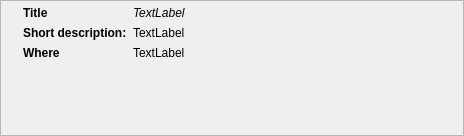
<?xml version="1.0" encoding="UTF-8"?>
<ui version="4.0">
 <class>MiniMovie</class>
 <widget class="QFrame" name="MiniMovie">
  <property name="geometry">
   <rect>
    <x>0</x>
    <y>0</y>
    <width>464</width>
    <height>136</height>
   </rect>
  </property>
  <property name="windowTitle">
   <string>Form</string>
  </property>
  <property name="frameShape">
   <enum>QFrame::StyledPanel</enum>
  </property>
  <property name="frameShadow">
   <enum>QFrame::Raised</enum>
  </property>
  <layout class="QHBoxLayout" name="horizontalLayout">
   <property name="leftMargin">
    <number>9</number>
   </property>
   <property name="topMargin">
    <number>5</number>
   </property>
   <property name="bottomMargin">
    <number>5</number>
   </property>
   <item>
    <widget class="QLabel" name="imageLabel">
     <property name="sizePolicy">
      <sizepolicy hsizetype="Minimum" vsizetype="Preferred">
       <horstretch>0</horstretch>
       <verstretch>0</verstretch>
      </sizepolicy>
     </property>
     <property name="text">
      <string/>
     </property>
    </widget>
   </item>
   <item>
    <layout class="QFormLayout" name="formLayout">
     <property name="fieldGrowthPolicy">
      <enum>QFormLayout::ExpandingFieldsGrow</enum>
     </property>
     <item row="0" column="0">
      <widget class="QLabel" name="label_5">
       <property name="font">
        <font>
         <weight>75</weight>
         <bold>true</bold>
        </font>
       </property>
       <property name="text">
        <string>Title</string>
       </property>
      </widget>
     </item>
     <item row="0" column="1">
      <widget class="QLabel" name="titleLabel">
       <property name="sizePolicy">
        <sizepolicy hsizetype="MinimumExpanding" vsizetype="Preferred">
         <horstretch>0</horstretch>
         <verstretch>0</verstretch>
        </sizepolicy>
       </property>
       <property name="font">
        <font>
         <weight>50</weight>
         <italic>true</italic>
         <bold>false</bold>
        </font>
       </property>
       <property name="text">
        <string>TextLabel</string>
       </property>
       <property name="wordWrap">
        <bool>true</bool>
       </property>
      </widget>
     </item>
     <item row="1" column="0">
      <widget class="QLabel" name="label_8">
       <property name="font">
        <font>
         <weight>75</weight>
         <bold>true</bold>
        </font>
       </property>
       <property name="text">
        <string>Short description:</string>
       </property>
      </widget>
     </item>
     <item row="1" column="1">
      <widget class="QLabel" name="shortDescLabel">
       <property name="text">
        <string>TextLabel</string>
       </property>
       <property name="wordWrap">
        <bool>true</bool>
       </property>
      </widget>
     </item>
     <item row="2" column="0">
      <widget class="QLabel" name="label">
       <property name="font">
        <font>
         <weight>75</weight>
         <bold>true</bold>
        </font>
       </property>
       <property name="text">
        <string>Where</string>
       </property>
      </widget>
     </item>
     <item row="2" column="1">
      <widget class="QLabel" name="backendLabel">
       <property name="text">
        <string>TextLabel</string>
       </property>
      </widget>
     </item>
    </layout>
   </item>
  </layout>
 </widget>
 <resources/>
 <connections/>
</ui>
